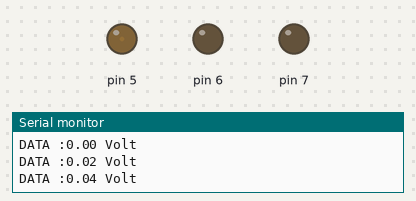
The sketch below on a simulated Arduino Uno, built with avr-gcc and run on an emulated ATmega328P. On the bench: output pins drawn as LEDs (lit = HIGH), the last lines printed to the serial monitor.

Above: at 0.05 s.
At 2.35 s:
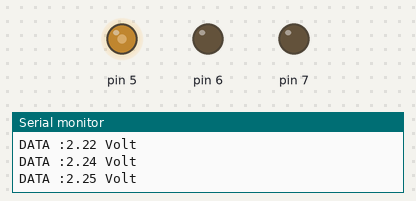
At 4.7 s:
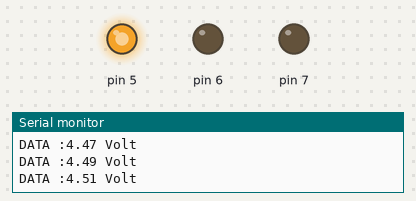
At 9.4 s:
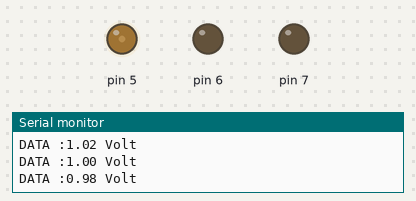
Timing chart, 0 to 13.6 s (numbered marks = the images above):
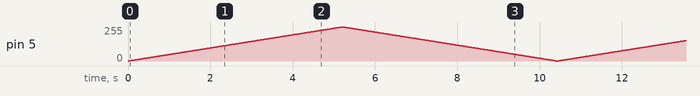

The sketch:

0.PWM_LED.ino
```cpp
void setup() {
 Serial.begin(9600);
 for(float i=5; i<=7; i++){
  pinMode(i,OUTPUT);
 }
}

void loop() {
  for(float i=0; i<=255; i++){
    analogWrite(5,i);
    //float hasil=map(i,0,255,0,5);   //mapping
    float hasil=(5.0/255.0)*i;
    //Serial.print("DATA :");
    //Serial.print(hasil);
    Serial.println("DATA :" + String(hasil) + " Volt" );
    delay(20);
  }
  for(float i=255; i>=0; i--){
    analogWrite(5,i);
    //float hasil=map(i,0,255,0,5);
    float hasil=(5.0/255.0)*i;
    //Serial.print("DATA :");
    //Serial.print(hasil);
    Serial.println("DATA :" + String(hasil) + " Volt");
    delay(20);
  }
}
```
